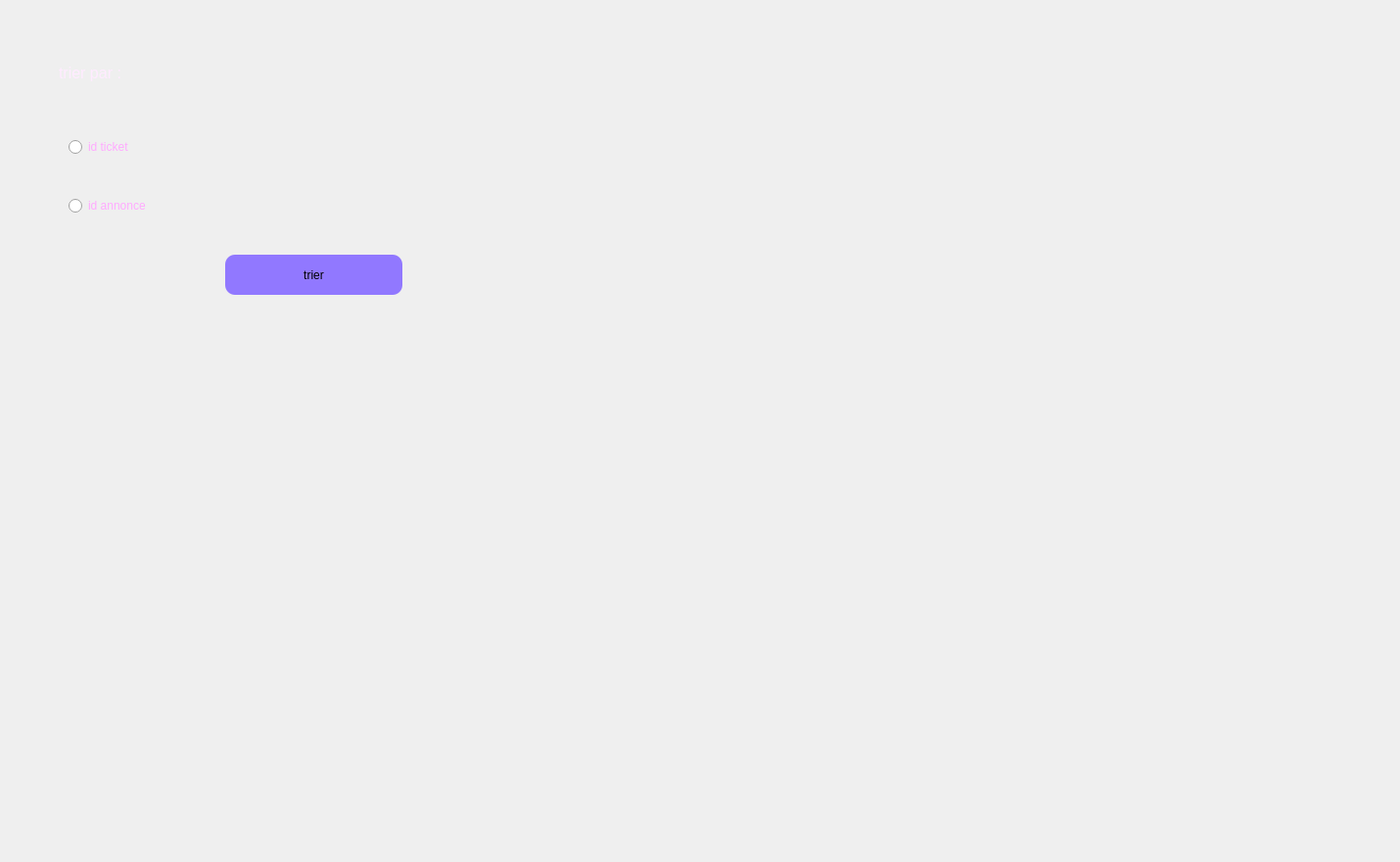
      <widget class="QWidget" name="tab_13">
       <attribute name="title">
        <string>trier</string>
       </attribute>
       <widget class="QLabel" name="label_58">
        <property name="geometry">
         <rect>
          <x>60</x>
          <y>49</y>
          <width>281</width>
          <height>51</height>
         </rect>
        </property>
        <property name="palette">
         <palette>
          <active>
           <colorrole role="WindowText">
            <brush brushstyle="SolidPattern">
             <color alpha="255">
              <red>255</red>
              <green>235</green>
              <blue>255</blue>
             </color>
            </brush>
           </colorrole>
           <colorrole role="Button">
            <brush brushstyle="SolidPattern">
             <color alpha="255">
              <red>255</red>
              <green>255</green>
              <blue>255</blue>
             </color>
            </brush>
           </colorrole>
           <colorrole role="Light">
            <brush brushstyle="SolidPattern">
             <color alpha="255">
              <red>255</red>
              <green>255</green>
              <blue>255</blue>
             </color>
            </brush>
           </colorrole>
           <colorrole role="Midlight">
            <brush brushstyle="SolidPattern">
             <color alpha="255">
              <red>255</red>
              <green>255</green>
              <blue>255</blue>
             </color>
            </brush>
           </colorrole>
           <colorrole role="Dark">
            <brush brushstyle="SolidPattern">
             <color alpha="255">
              <red>127</red>
              <green>127</green>
              <blue>127</blue>
             </color>
            </brush>
           </colorrole>
           <colorrole role="Mid">
            <brush brushstyle="SolidPattern">
             <color alpha="255">
              <red>170</red>
              <green>170</green>
              <blue>170</blue>
             </color>
            </brush>
           </colorrole>
           <colorrole role="Text">
            <brush brushstyle="SolidPattern">
             <color alpha="255">
              <red>255</red>
              <green>170</green>
              <blue>255</blue>
             </color>
            </brush>
           </colorrole>
           <colorrole role="BrightText">
            <brush brushstyle="SolidPattern">
             <color alpha="255">
              <red>255</red>
              <green>255</green>
              <blue>255</blue>
             </color>
            </brush>
           </colorrole>
           <colorrole role="ButtonText">
            <brush brushstyle="SolidPattern">
             <color alpha="255">
              <red>0</red>
              <green>0</green>
              <blue>0</blue>
             </color>
            </brush>
           </colorrole>
           <colorrole role="Base">
            <brush brushstyle="SolidPattern">
             <color alpha="255">
              <red>255</red>
              <green>255</green>
              <blue>255</blue>
             </color>
            </brush>
           </colorrole>
           <colorrole role="Window">
            <brush brushstyle="SolidPattern">
             <color alpha="255">
              <red>255</red>
              <green>255</green>
              <blue>255</blue>
             </color>
            </brush>
           </colorrole>
           <colorrole role="Shadow">
            <brush brushstyle="SolidPattern">
             <color alpha="255">
              <red>0</red>
              <green>0</green>
              <blue>0</blue>
             </color>
            </brush>
           </colorrole>
           <colorrole role="AlternateBase">
            <brush brushstyle="SolidPattern">
             <color alpha="255">
              <red>255</red>
              <green>255</green>
              <blue>255</blue>
             </color>
            </brush>
           </colorrole>
           <colorrole role="ToolTipBase">
            <brush brushstyle="SolidPattern">
             <color alpha="255">
              <red>255</red>
              <green>255</green>
              <blue>220</blue>
             </color>
            </brush>
           </colorrole>
           <colorrole role="ToolTipText">
            <brush brushstyle="SolidPattern">
             <color alpha="255">
              <red>0</red>
              <green>0</green>
              <blue>0</blue>
             </color>
            </brush>
           </colorrole>
           <colorrole role="PlaceholderText">
            <brush brushstyle="SolidPattern">
             <color alpha="128">
              <red>0</red>
              <green>0</green>
              <blue>0</blue>
             </color>
            </brush>
           </colorrole>
          </active>
          <inactive>
           <colorrole role="WindowText">
            <brush brushstyle="SolidPattern">
             <color alpha="255">
              <red>255</red>
              <green>235</green>
              <blue>255</blue>
             </color>
            </brush>
           </colorrole>
           <colorrole role="Button">
            <brush brushstyle="SolidPattern">
             <color alpha="255">
              <red>255</red>
              <green>255</green>
              <blue>255</blue>
             </color>
            </brush>
           </colorrole>
           <colorrole role="Light">
            <brush brushstyle="SolidPattern">
             <color alpha="255">
              <red>255</red>
              <green>255</green>
              <blue>255</blue>
             </color>
            </brush>
           </colorrole>
           <colorrole role="Midlight">
            <brush brushstyle="SolidPattern">
             <color alpha="255">
              <red>255</red>
              <green>255</green>
              <blue>255</blue>
             </color>
            </brush>
           </colorrole>
           <colorrole role="Dark">
            <brush brushstyle="SolidPattern">
             <color alpha="255">
              <red>127</red>
              <green>127</green>
              <blue>127</blue>
             </color>
            </brush>
           </colorrole>
           <colorrole role="Mid">
            <brush brushstyle="SolidPattern">
             <color alpha="255">
              <red>170</red>
              <green>170</green>
              <blue>170</blue>
             </color>
            </brush>
           </colorrole>
           <colorrole role="Text">
            <brush brushstyle="SolidPattern">
             <color alpha="255">
              <red>255</red>
              <green>170</green>
              <blue>255</blue>
             </color>
            </brush>
           </colorrole>
           <colorrole role="BrightText">
            <brush brushstyle="SolidPattern">
             <color alpha="255">
              <red>255</red>
              <green>255</green>
              <blue>255</blue>
             </color>
            </brush>
           </colorrole>
           <colorrole role="ButtonText">
            <brush brushstyle="SolidPattern">
             <color alpha="255">
              <red>0</red>
              <green>0</green>
              <blue>0</blue>
             </color>
            </brush>
           </colorrole>
           <colorrole role="Base">
            <brush brushstyle="SolidPattern">
             <color alpha="255">
              <red>255</red>
              <green>255</green>
              <blue>255</blue>
             </color>
            </brush>
           </colorrole>
           <colorrole role="Window">
            <brush brushstyle="SolidPattern">
             <color alpha="255">
              <red>255</red>
              <green>255</green>
              <blue>255</blue>
             </color>
            </brush>
           </colorrole>
           <colorrole role="Shadow">
            <brush brushstyle="SolidPattern">
             <color alpha="255">
              <red>0</red>
              <green>0</green>
              <blue>0</blue>
             </color>
            </brush>
           </colorrole>
           <colorrole role="AlternateBase">
            <brush brushstyle="SolidPattern">
             <color alpha="255">
              <red>255</red>
              <green>255</green>
              <blue>255</blue>
             </color>
            </brush>
           </colorrole>
           <colorrole role="ToolTipBase">
            <brush brushstyle="SolidPattern">
             <color alpha="255">
              <red>255</red>
              <green>255</green>
              <blue>220</blue>
             </color>
            </brush>
           </colorrole>
           <colorrole role="ToolTipText">
            <brush brushstyle="SolidPattern">
             <color alpha="255">
              <red>0</red>
              <green>0</green>
              <blue>0</blue>
             </color>
            </brush>
           </colorrole>
           <colorrole role="PlaceholderText">
            <brush brushstyle="SolidPattern">
             <color alpha="128">
              <red>0</red>
              <green>0</green>
              <blue>0</blue>
             </color>
            </brush>
           </colorrole>
          </inactive>
          <disabled>
           <colorrole role="WindowText">
            <brush brushstyle="SolidPattern">
             <color alpha="255">
              <red>127</red>
              <green>127</green>
              <blue>127</blue>
             </color>
            </brush>
           </colorrole>
           <colorrole role="Button">
            <brush brushstyle="SolidPattern">
             <color alpha="255">
              <red>255</red>
              <green>255</green>
              <blue>255</blue>
             </color>
            </brush>
           </colorrole>
           <colorrole role="Light">
            <brush brushstyle="SolidPattern">
             <color alpha="255">
              <red>255</red>
              <green>255</green>
              <blue>255</blue>
             </color>
            </brush>
           </colorrole>
           <colorrole role="Midlight">
            <brush brushstyle="SolidPattern">
             <color alpha="255">
              <red>255</red>
              <green>255</green>
              <blue>255</blue>
             </color>
            </brush>
           </colorrole>
           <colorrole role="Dark">
            <brush brushstyle="SolidPattern">
             <color alpha="255">
              <red>127</red>
              <green>127</green>
              <blue>127</blue>
             </color>
            </brush>
           </colorrole>
           <colorrole role="Mid">
            <brush brushstyle="SolidPattern">
             <color alpha="255">
              <red>170</red>
              <green>170</green>
              <blue>170</blue>
             </color>
            </brush>
           </colorrole>
           <colorrole role="Text">
            <brush brushstyle="SolidPattern">
             <color alpha="255">
              <red>127</red>
              <green>127</green>
              <blue>127</blue>
             </color>
            </brush>
           </colorrole>
           <colorrole role="BrightText">
            <brush brushstyle="SolidPattern">
             <color alpha="255">
              <red>255</red>
              <green>255</green>
              <blue>255</blue>
             </color>
            </brush>
           </colorrole>
           <colorrole role="ButtonText">
            <brush brushstyle="SolidPattern">
             <color alpha="255">
              <red>127</red>
              <green>127</green>
              <blue>127</blue>
             </color>
            </brush>
           </colorrole>
           <colorrole role="Base">
            <brush brushstyle="SolidPattern">
             <color alpha="255">
              <red>255</red>
              <green>255</green>
              <blue>255</blue>
             </color>
            </brush>
           </colorrole>
           <colorrole role="Window">
            <brush brushstyle="SolidPattern">
             <color alpha="255">
              <red>255</red>
              <green>255</green>
              <blue>255</blue>
             </color>
            </brush>
           </colorrole>
           <colorrole role="Shadow">
            <brush brushstyle="SolidPattern">
             <color alpha="255">
              <red>0</red>
              <green>0</green>
              <blue>0</blue>
             </color>
            </brush>
           </colorrole>
           <colorrole role="AlternateBase">
            <brush brushstyle="SolidPattern">
             <color alpha="255">
              <red>255</red>
              <green>255</green>
              <blue>255</blue>
             </color>
            </brush>
           </colorrole>
           <colorrole role="ToolTipBase">
            <brush brushstyle="SolidPattern">
             <color alpha="255">
              <red>255</red>
              <green>255</green>
              <blue>220</blue>
             </color>
            </brush>
           </colorrole>
           <colorrole role="ToolTipText">
            <brush brushstyle="SolidPattern">
             <color alpha="255">
              <red>0</red>
              <green>0</green>
              <blue>0</blue>
             </color>
            </brush>
           </colorrole>
           <colorrole role="PlaceholderText">
            <brush brushstyle="SolidPattern">
             <color alpha="128">
              <red>0</red>
              <green>0</green>
              <blue>0</blue>
             </color>
            </brush>
           </colorrole>
          </disabled>
         </palette>
        </property>
        <property name="text">
         <string>&lt;html&gt;&lt;head/&gt;&lt;body&gt;&lt;p&gt;&lt;span style=&quot; font-size:12pt;&quot;&gt;trier par :&lt;/span&gt;&lt;/p&gt;&lt;/body&gt;&lt;/html&gt;</string>
        </property>
       </widget>
       <widget class="QRadioButton" name="triticket">
        <property name="geometry">
         <rect>
          <x>70</x>
          <y>140</y>
          <width>85</width>
          <height>20</height>
         </rect>
        </property>
        <property name="palette">
         <palette>
          <active>
           <colorrole role="WindowText">
            <brush brushstyle="SolidPattern">
             <color alpha="255">
              <red>255</red>
              <green>170</green>
              <blue>255</blue>
             </color>
            </brush>
           </colorrole>
          </active>
          <inactive>
           <colorrole role="WindowText">
            <brush brushstyle="SolidPattern">
             <color alpha="255">
              <red>255</red>
              <green>170</green>
              <blue>255</blue>
             </color>
            </brush>
           </colorrole>
          </inactive>
          <disabled>
           <colorrole role="WindowText">
            <brush brushstyle="SolidPattern">
             <color alpha="255">
              <red>120</red>
              <green>120</green>
              <blue>120</blue>
             </color>
            </brush>
           </colorrole>
          </disabled>
         </palette>
        </property>
        <property name="text">
         <string>id ticket</string>
        </property>
       </widget>
       <widget class="QRadioButton" name="triidant">
        <property name="geometry">
         <rect>
          <x>70</x>
          <y>200</y>
          <width>85</width>
          <height>20</height>
         </rect>
        </property>
        <property name="palette">
         <palette>
          <active>
           <colorrole role="WindowText">
            <brush brushstyle="SolidPattern">
             <color alpha="255">
              <red>255</red>
              <green>170</green>
              <blue>255</blue>
             </color>
            </brush>
           </colorrole>
          </active>
          <inactive>
           <colorrole role="WindowText">
            <brush brushstyle="SolidPattern">
             <color alpha="255">
              <red>255</red>
              <green>170</green>
              <blue>255</blue>
             </color>
            </brush>
           </colorrole>
          </inactive>
          <disabled>
           <colorrole role="WindowText">
            <brush brushstyle="SolidPattern">
             <color alpha="255">
              <red>120</red>
              <green>120</green>
              <blue>120</blue>
             </color>
            </brush>
           </colorrole>
          </disabled>
         </palette>
        </property>
        <property name="text">
         <string>id annonce</string>
        </property>
       </widget>
       <widget class="QPushButton" name="trier_2">
        <property name="geometry">
         <rect>
          <x>230</x>
          <y>260</y>
          <width>181</width>
          <height>41</height>
         </rect>
        </property>
        <property name="cursor">
         <cursorShape>PointingHandCursor</cursorShape>
        </property>
        <property name="styleSheet">
         <string notr="true">background-color: rgb(0, 0, 255);
background-color: rgb(145, 120, 255);
border-radius: 10px;
</string>
        </property>
        <property name="text">
         <string>trier</string>
        </property>
       </widget>
       <widget class="QLabel" name="label_44">
        <property name="geometry">
         <rect>
          <x>0</x>
          <y>0</y>
          <width>1421</width>
          <height>871</height>
         </rect>
        </property>
        <property name="text">
         <string/>
        </property>
        <property name="pixmap">
         <pixmap>../images/bg.v1.jpg</pixmap>
        </property>
       </widget>
       <zorder>label_44</zorder>
       <zorder>label_58</zorder>
       <zorder>triticket</zorder>
       <zorder>triidant</zorder>
       <zorder>trier_2</zorder>
      </widget>
